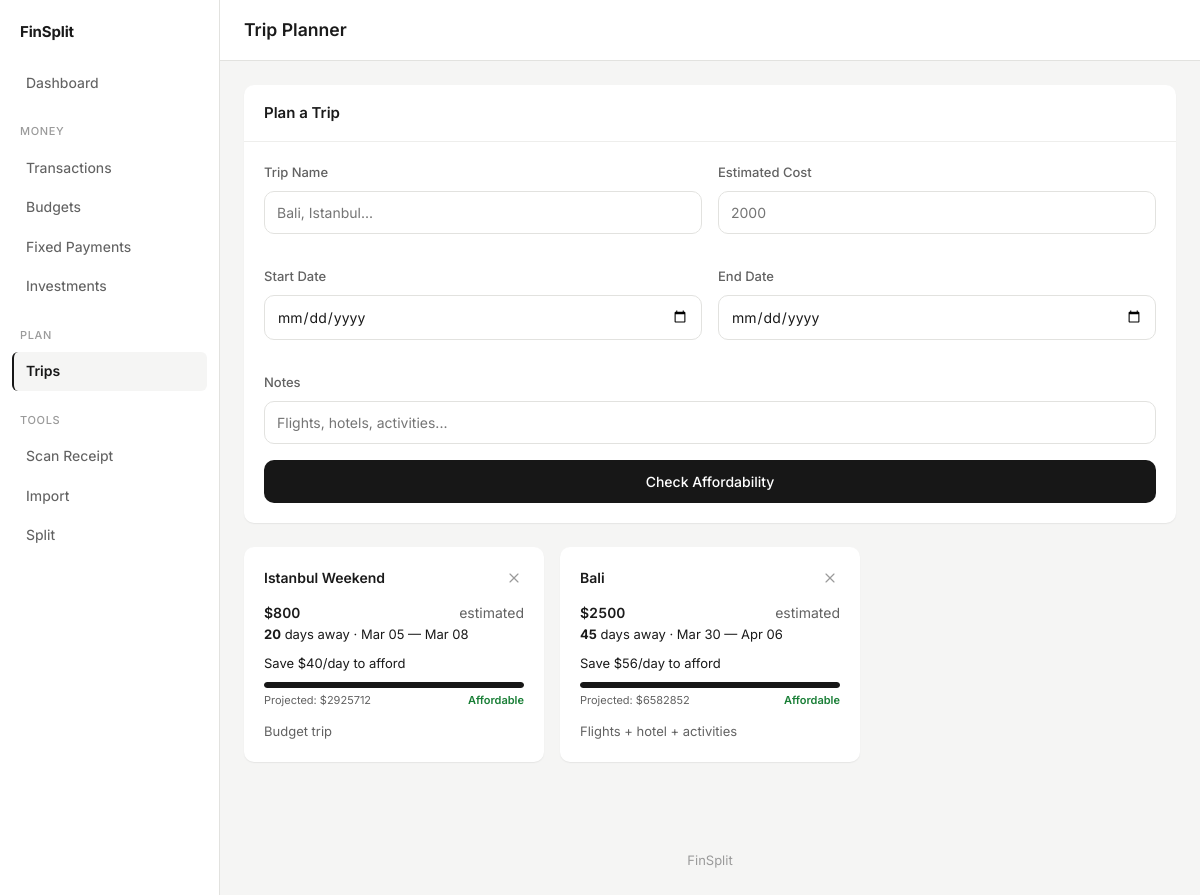
Page /trips on the committed database.
### models.py (models this page shows)
class Trip(db.Model):
    id = db.Column(db.Integer, primary_key=True)
    name = db.Column(db.String(100), nullable=False)
    estimated_cost = db.Column(db.Float, nullable=False)
    currency = db.Column(db.String(3), nullable=False, default='USD')
    start_date = db.Column(db.Date, nullable=False)
    end_date = db.Column(db.Date, nullable=True)
    notes = db.Column(db.String(500), default='')
    created_at = db.Column(db.DateTime, default=datetime.utcnow)

### app.py (the view)
@app.route('/trips')
def trips():
    all_trips = Trip.query.order_by(Trip.start_date).all()
    today = date.today()
    month = current_month()
    year, mo = int(month[:4]), int(month[5:7])
    txns = Transaction.query.filter(
        db.extract('year', Transaction.date) == year,
        db.extract('month', Transaction.date) == mo
    ).all()
    income = sum(t.amount for t in txns if t.type == 'income')
    expenses = sum(t.amount for t in txns if t.type == 'expense')
    monthly_savings = income - expenses
    trip_data = []
    for t in all_trips:
        days_until = (t.start_date - today).days
        days_until = max(days_until, 0)
        if days_until > 0:
            daily_saving_needed = t.estimated_cost / days_until
            projected_savings = monthly_savings * (days_until / 30)
            can_afford = projected_savings >= t.estimated_cost
            if can_afford:
                verdict = 'comfortable'
            elif projected_savings >= t.estimated_cost * 0.7:
                verdict = 'tight'
            else:
                verdict = 'over'
        else:
            daily_saving_needed = 0
            projected_savings = 0
            can_afford = False
            verdict = 'past' if t.start_date < today else 'today'
        trip_data.append({
            'trip': t,
            'days_until': days_until,
            'daily_saving_needed': daily_saving_needed,
            'projected_savings': projected_savings,
            'can_afford': can_afford,
            'verdict': verdict,
        })
    return render_template('trips.html',
        trips=trip_data, monthly_savings=monthly_savings
    )

### app.py (called while the page is built)
def current_month():
    return date.today().strftime('%Y-%m')

### templates/trips.html (shortened to what this page needs)
{% extends "base.html" %}
{% block page_title %}Trip Planner{% endblock %}
{% block content %}
<div class="card section">
    <div class="card-header"><h3>Plan a Trip</h3></div>
    <div class="card-body">
        <form method="post" action="/trips/add">
            <div class="form-row cols-2">
                <div class="form-group">
                    <label>Trip Name</label>
                    <input type="text" name="name" placeholder="Bali, Istanbul..." required>
                </div>
                <div class="form-group">
                    <label>Estimated Cost</label>
                    <input type="number" name="estimated_cost" step="0.01" min="1" placeholder="2000" required>
                </div>
            </div>
            <div class="form-row cols-2">
                <div class="form-group">
                    <label>Start Date</label>
                    <input type="date" name="start_date" required>
                </div>
                <div class="form-group">
                    <label>End Date</label>
                    <input type="date" name="end_date">
                </div>
            </div>
            <div class="form-group">
                <label>Notes</label>
                <input type="text" name="notes" placeholder="Flights, hotels, activities...">
            </div>
            <button type="submit" class="btn btn-primary btn-full">Check Affordability</button>
        </form>
    </div>
</div>
{% if trips %}
<div class="budget-grid">
    {% for td in trips %}
    {% set t = td.trip %}
    {% set v = td.verdict %}
    <div class="budget-card {{ 'over' if v == 'over' }}">
        <div class="budget-card-header">
            <h4>{{ t.name }}</h4>
            <a href="/trips/delete/{{ t.id }}" class="delete-btn" title="Delete"
               onclick="return confirm('Delete this trip?')"><i data-lucide="x"></i></a>
        </div>
        <div class="budget-amounts">
            <span class="amount">${{ "%.0f"|format(t.estimated_cost) }}</span>
            <span class="text-muted">estimated</span>
        </div>
        {% if v == 'past' %}
        <div class="budget-footer text-muted">This trip has passed</div>
        {% elif v == 'today' %}
        <div class="budget-footer font-semibold">Trip is today!</div>
        {% else %}
        <div class="trip-meta">
            <strong>{{ td.days_until }}</strong> days away
            &middot; {{ t.start_date.strftime('%b %d') }}{% if t.end_date %} — {{ t.end_date.strftime('%b %d') }}{% endif %}
        </div>
        <div class="trip-saving">
            Save ${{ "%.0f"|format(td.daily_saving_needed) }}/day to afford
        </div>
        <div class="progress-bar">
            {% set pct = (td.projected_savings / t.estimated_cost * 100) if t.estimated_cost > 0 else 0 %}
            <div class="progress-fill {{ 'over' if v == 'over' else ('warn' if v == 'tight' else '') }}"
                 style="width:{{ [pct, 100]|min }}%"></div>
        </div>
        <div class="trip-footer">
            <span class="text-muted">Projected: ${{ "%.0f"|format(td.projected_savings) }}</span>
            <span class="trip-verdict {{ 'positive' if v == 'comfortable' else ('negative' if v == 'over' else '') }}">
                {% if v == 'comfortable' %}Affordable
                {% elif v == 'tight' %}Tight
                {% else %}Can't afford yet
                {% endif %}
            </span>
        </div>
        {% endif %}
        {% if t.notes %}
        <div class="budget-footer">{{ t.notes }}</div>
        {% endif %}
    </div>
    {% endfor %}
</div>
{% endif %}
{% endblock %}

### static/style.css (style rules this page uses)
:root { --space-1: 4px; --space-2: 8px; --space-3: 12px; --space-4: 16px; --space-5: 20px; --space-6: 24px; --space-8: 32px; --space-10: 40px; --text-xs: 11px; --text-sm: 13px; --text-base: 14px; --text-md: 15px; --text-lg: 18px; --text-xl: 24px; --text-2xl: 32px; --color-text: #1a1a1a; --color-text-secondary: #626262; --color-text-tertiary: #9a9a9a; --color-bg: #f5f5f4; --color-surface: #fff; --color-border: #e2e2df; --color-border-light: #eeeeec; --color-accent: #171717; --color-accent-hover: #2e2e2e; --color-accent-light: #f5f5f4; --color-positive: #1a7f37; --color-negative: #cf222e; --color-warning: #9a6700; --radius: 10px; --radius-sm: 6px; --shadow: 0 1px 2px rgba(0,0,0,0.04), 0 1px 1px rgba(0,0,0,0.03); }
*, *::before, *::after { box-sizing: border-box; margin: 0; padding: 0; }
body { font-family: 'Inter', -apple-system, BlinkMacSystemFont, sans-serif; font-size: var(--text-md); color: var(--color-text); background: var(--color-bg); line-height: 1.6; -webkit-font-smoothing: antialiased; }
a { color: var(--color-accent); text-decoration: none; }
h3 { font-size: var(--text-md); font-weight: 600; margin: 0; }
.section { margin-bottom: var(--space-6); }
.positive { color: var(--color-positive); }
.text-muted { color: var(--color-text-secondary); }
.amount { font-variant-numeric: tabular-nums; font-weight: 600; }
.card { background: var(--color-surface); border-radius: var(--radius); box-shadow: var(--shadow); overflow: hidden; }
.card-header { padding: var(--space-4) var(--space-5); border-bottom: 1px solid var(--color-border-light); display: flex; justify-content: space-between; align-items: center; }
.card-body { padding: var(--space-5); }
input, select, textarea { font-family: inherit; font-size: var(--text-base); padding: var(--space-3) var(--space-3); border: 1px solid var(--color-border); border-radius: var(--radius); background: var(--color-surface); color: var(--color-text); width: 100%; transition: border-color 150ms, box-shadow 150ms; }
label { display: block; font-size: var(--text-sm); color: var(--color-text-secondary); margin-bottom: var(--space-2); font-weight: 500; }
.form-group { margin-bottom: var(--space-4); }
.form-row { display: grid; gap: var(--space-4); margin-bottom: var(--space-4); }
.form-row.cols-2 { grid-template-columns: 1fr 1fr; }
.btn { display: inline-flex; align-items: center; justify-content: center; gap: var(--space-2); padding: var(--space-3) var(--space-5); font-size: var(--text-base); font-weight: 500; border: none; border-radius: var(--radius); cursor: pointer; font-family: inherit; text-decoration: none; line-height: 1.4; transition: all 150ms; }
.btn-full { width: 100%; }
.btn-primary { background: var(--color-accent); color: #fff; }
.progress-bar { height: 6px; background: var(--color-border); border-radius: 3px; overflow: hidden; margin-top: var(--space-2); }
.progress-fill { height: 100%; border-radius: 3px; background: var(--color-accent); transition: width 400ms; }
.budget-grid { display: grid; grid-template-columns: repeat(auto-fill, minmax(260px, 1fr)); gap: var(--space-4); margin-bottom: var(--space-6); }
.budget-card { background: var(--color-surface); border-radius: var(--radius); padding: var(--space-5); box-shadow: var(--shadow); }
.budget-card-header { display: flex; justify-content: space-between; align-items: center; margin-bottom: var(--space-3); }
.budget-card-header h4 { font-size: var(--text-base); font-weight: 600; margin: 0; }
.budget-amounts { display: flex; justify-content: space-between; align-items: baseline; font-size: var(--text-base); }
.budget-footer { margin-top: var(--space-3); font-size: var(--text-sm); color: var(--color-text-secondary); }
.delete-btn { color: var(--color-text-tertiary); cursor: pointer; background: none; border: none; padding: 2px; transition: color 100ms; display: inline-flex; align-items: center; }
.delete-btn svg { width: 16px; height: 16px; }
[data-lucide] { width: 18px; height: 18px; stroke-width: 1.75; }
.trip-meta { font-size: var(--text-sm); margin-bottom: var(--space-2); }
.trip-saving { font-size: var(--text-sm); margin-bottom: var(--space-1); }
.trip-footer { display: flex; justify-content: space-between; font-size: var(--text-xs); margin-top: var(--space-1); }
.trip-verdict { font-weight: 600; }

### rows in the picture
Trip: name "Istanbul Weekend", estimated_cost "800", start_date "Mar 05", end_date "Mar 08", notes "Budget trip"
Trip: name "Bali", estimated_cost "2500", start_date "Mar 30", end_date "Apr 06", notes "Flights + hotel + activities"

### other values in the picture
{{ td.days_until }} "20" "45"
{{ "%.0f"|format(td.daily_saving_needed) }} "40" "56"
{{ "%.0f"|format(td.projected_savings) }} "2925712" "6582852"
